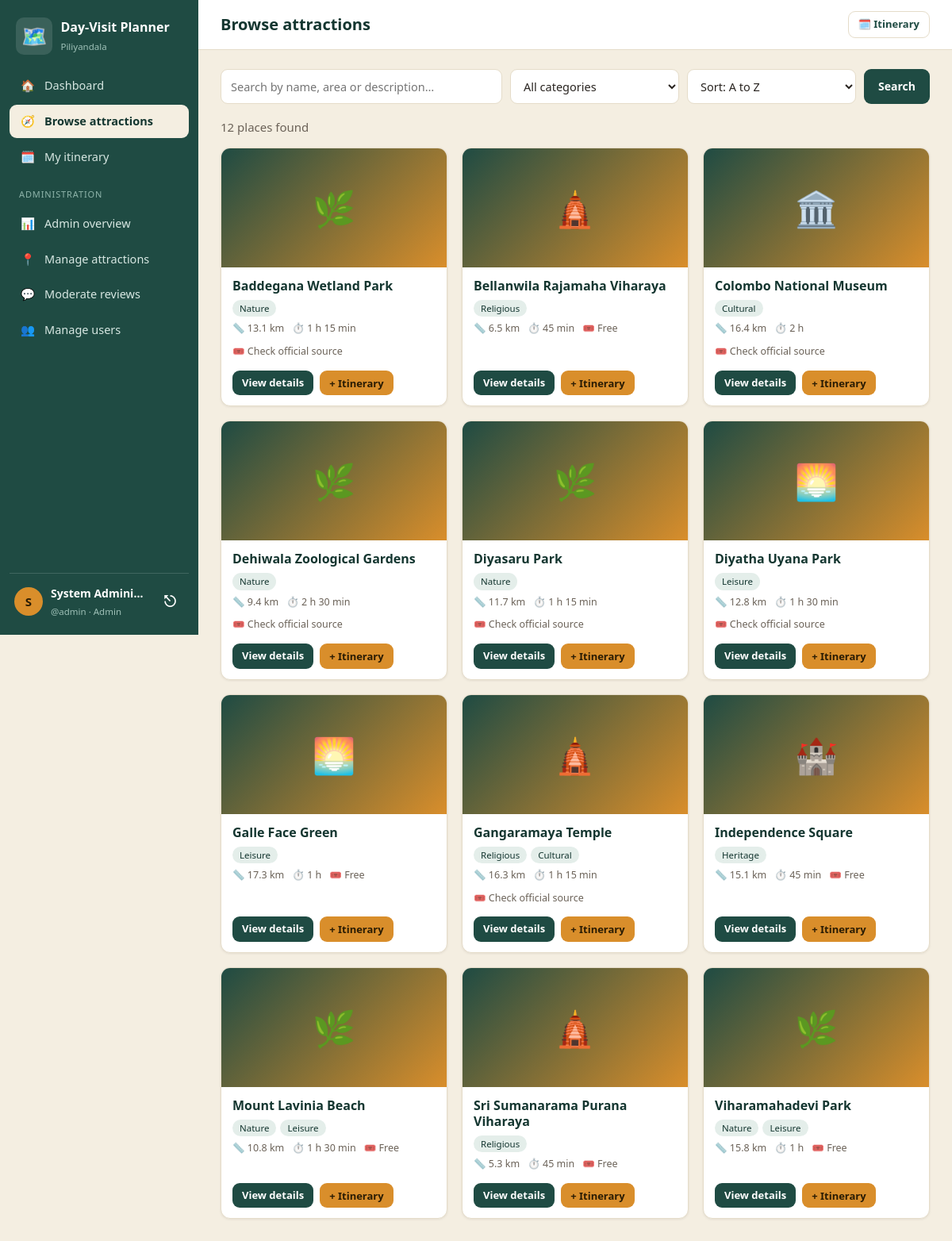
Screenshot of /browse.php (signed in) with the database file from the repository.
### tables this page shows
CREATE TABLE ATTRACTION (
  AttractionID INT AUTO_INCREMENT PRIMARY KEY,
  Name VARCHAR(150) NOT NULL,
  Category VARCHAR(100) NOT NULL,
  Location VARCHAR(150) NULL,
  DistanceKm DECIMAL(5,1) NULL,
  Latitude DECIMAL(9,6) NULL,
  Longitude DECIMAL(9,6) NULL,
  MapQuery VARCHAR(255) NULL,
  OpeningHours VARCHAR(150) NULL,
  OpenTime TIME NULL,
  CloseTime TIME NULL,
  Fees DECIMAL(8,2) NULL,
  VisitMinutes INT NOT NULL DEFAULT 60,
  BestTime VARCHAR(150) NULL,
  Description TEXT NULL,
  Parking VARCHAR(255) NULL,
  Facilities VARCHAR(255) NULL,
  SafetyInfo VARCHAR(500) NULL,
  Accessibility VARCHAR(255) NULL,
  Rules VARCHAR(500) NULL
);

### config/config.php (called while the page is built, shortened)
<?php
function e($value): string
{
    return htmlspecialchars((string)$value, ENT_QUOTES, 'UTF-8');
}
function url(string $path = ''): string
{
    return BASE_URL . '/' . ltrim($path, '/');
}
function fee_text($fee): string
{
    if ($fee === null || $fee === '') {
        return 'Check official source';
    }
    return ((float)$fee == 0.0) ? 'Free' : 'LKR ' . number_format((float)$fee, 0);
}
function cat_icon(string $category): string
{
    $first = explode('/', $category)[0];
    $icons = ['Religious' => '🛕', 'Cultural' => '🏛️', 'Nature' => '🌿', 'Heritage' => '🏰', 'Leisure' => '🌅'];
    return $icons[$first] ?? '📍';
}
function fmt_duration(int $minutes): string
{
    if ($minutes < 60) {
        return $minutes . ' min';
    }
    $h = intdiv($minutes, 60);
    $m = $minutes % 60;
    return $m === 0 ? $h . ' h' : $h . ' h ' . $m . ' min';
}

### browse.php (the view, shortened to what this page needs)
<?php
require_once __DIR__ . '/config/config.php';
require_once __DIR__ . '/includes/layout.php';
$q = trim($_GET['q'] ?? '');
$cat = trim($_GET['cat'] ?? '');
$sort = $_GET['sort'] ?? 'name';
if (!in_array($cat, CATEGORIES, true)) {
    $cat = '';
}
$sql = ATTR_SELECT . ' WHERE 1=1';
$params = [];
$orders = [
    'name'     => 'a.Name ASC',
    'distance' => '(a.DistanceKm IS NULL), a.DistanceKm ASC',
    'rating'   => '(AvgRating IS NULL), AvgRating DESC, a.Name ASC',
    'time'     => 'a.VisitMinutes ASC',
];
$sql .= ' ORDER BY ' . $orders[$sort];
$st = $pdo->prepare($sql);
$st->execute($params);
$places = $st->fetchAll();
$inPlan = $_SESSION['plan']['ids'];
?>
<form method="get" class="toolbar">
  <input type="search" name="q" placeholder="Search by name, area or description…" value="<?= e($q) ?>">
  <select name="cat" data-autosubmit>
    <option value="">All categories</option>
  </select>
  <select name="sort" data-autosubmit>
    <option value="name" <?= $sort === 'name' ? 'selected' : '' ?>>Sort: A to Z</option>
  </select>
  <button class="btn teal" type="submit">Search</button>
</form>
<p class="muted"><?= count($places) ?> place<?= count($places) === 1 ? '' : 's' ?> found
  <?php if ($q !== '' || $cat !== ''): ?> · <a href="<?= e(url('browse.php')) ?>">clear filters</a><?php endif; ?></p>
<div class="cards">
  <?php foreach ($places as $a): ?>
    <?php $already = in_array((int)$a['AttractionID'], $inPlan, true); ?>
    <div class="acard">
      <?php if ($a['Photo']): ?>
        <div class="pic" style="background-image:url('<?= e(photo_src($a['Photo'])) ?>')"></div>
      <?php else: ?>
        <div class="pic"><?= cat_icon($a['Category']) ?></div>
      <?php endif; ?>
      <div class="body">
        <h3><a href="<?= e(url('attraction.php?id=' . $a['AttractionID'])) ?>"><?= e($a['Name']) ?></a></h3>
        <div>
          <?php foreach (explode('/', $a['Category']) as $c): ?><span class="tag"><?= e($c) ?></span><?php endforeach; ?>
        </div>
        <div class="meta"><span>📏 <?= e($a['DistanceKm']) ?> km</span><span>⏱️ <?= e(fmt_duration((int)$a['VisitMinutes'])) ?></span><span>🎟️ <?= e(fee_text($a['Fees'])) ?></span></div>
        <div class="actions">
          <a class="btn small teal" href="<?= e(url('attraction.php?id=' . $a['AttractionID'])) ?>">View details</a>
          <?php if ($already): ?>
            <button class="btn small" disabled>✓ In itinerary</button>
          <?php else: ?>
            <button class="btn small js-add" data-id="<?= (int)$a['AttractionID'] ?>">+ Itinerary</button>
          <?php endif; ?>
        </div>
      </div>
    </div>
  <?php endforeach; ?>
</div>

### assets/css/app.css (style rules this page uses)
:root { --teal:#1F4B43; --teal-dark:#143630; --teal-soft:#E4EEEA; --saffron:#D98E2B; --saffron-soft:#FBEBD0; --sand:#F4EEE1; --card:#FFFFFF; --ink:#2A2521; --soft:#6B6258; --line:#E5DCC9; --red:#B4412B; --red-soft:#FBE3DC; --radius:12px; --shadow:0 1px 3px rgba(40,30,10,.08); }
* { box-sizing:border-box; }
html,body { margin:0; }
body { font-family:'Segoe UI',system-ui,-apple-system,Roboto,sans-serif;background:var(--sand);color:var(--ink);font-size:15px;line-height:1.5; }
a { color:var(--teal); }
h1,h2,h3 { margin:0;color:var(--teal-dark);line-height:1.25; }
h3 { font-size:16px;margin-bottom:8px; }
.muted { color:var(--soft); }
.btn { display:inline-block;background:var(--saffron);color:#2A1C04;border:none;padding:10px 18px;border-radius:9px;font-weight:600;font-size:14px;cursor:pointer;text-decoration:none;font-family:inherit; }
.btn.teal { background:var(--teal);color:#fff; }
.btn.small { padding:6px 12px;font-size:13px; }
.tag { display:inline-block;font-size:11.5px;background:var(--teal-soft);color:var(--teal-dark);padding:2px 9px;border-radius:20px;margin-right:5px; }
input[type=text],input[type=password],input[type=number],input[type=time],input[type=search],select,textarea { width:100%;padding:10px 12px;border:1px solid var(--line);border-radius:9px;font-size:14.5px;font-family:inherit;background:#fff;color:var(--ink); }
.cards { display:grid;grid-template-columns:repeat(auto-fill,minmax(250px,1fr));gap:18px; }
.acard { background:var(--card);border:1px solid var(--line);border-radius:var(--radius);overflow:hidden;box-shadow:var(--shadow);display:flex;flex-direction:column; }
.acard .pic { height:150px;background:linear-gradient(135deg,var(--teal),var(--saffron));background-size:cover;background-position:center;display:flex;align-items:center;justify-content:center;font-size:44px; }
.acard .body { padding:13px 14px;flex:1;display:flex;flex-direction:column;gap:6px; }
.acard h3 { margin:0;font-size:16px; }
.acard h3 a { text-decoration:none;color:var(--teal-dark); }
.acard .meta { font-size:12.5px;color:var(--soft);display:flex;gap:10px;flex-wrap:wrap; }
.acard .actions { display:flex;gap:8px;margin-top:auto;padding-top:8px; }
.toolbar { display:grid;grid-template-columns:2fr 1.2fr 1.2fr auto;gap:10px;margin-bottom:18px; }

### rows the page displays
attraction: Category "🌿", Name "Baddegana Wetland Park", Category "Nature", DistanceKm "13.1", VisitMinutes "1 h 15 min", Fees "Check official source"
attraction: Category "🛕", Name "Bellanwila Rajamaha Viharaya", Category "Religious", DistanceKm "6.5", VisitMinutes "45 min", Fees "Free"
attraction: Category "🏛️", Name "Colombo National Museum", Category "Cultural", DistanceKm "16.4", VisitMinutes "2 h", Fees "Check official source"
attraction: Category "🌿", Name "Dehiwala Zoological Gardens", Category "Nature", DistanceKm "9.4", VisitMinutes "2 h 30 min", Fees "Check official source"
attraction: Category "🌿", Name "Diyasaru Park", Category "Nature", DistanceKm "11.7", VisitMinutes "1 h 15 min", Fees "Check official source"
attraction: Category "🌅", Name "Diyatha Uyana Park", Category "Leisure", DistanceKm "12.8", VisitMinutes "1 h 30 min", Fees "Check official source"
attraction: Category "🌅", Name "Galle Face Green", Category "Leisure", DistanceKm "17.3", VisitMinutes "1 h", Fees "Free"
attraction: Category "🛕", Name "Gangaramaya Temple", Category "Religious", Category "Cultural", DistanceKm "16.3", VisitMinutes "1 h 15 min", Fees "Check official source"
attraction: Category "🏰", Name "Independence Square", Category "Heritage", DistanceKm "15.1", VisitMinutes "45 min", Fees "Free"
attraction: Category "🌿", Name "Mount Lavinia Beach", Category "Nature", Category "Leisure", DistanceKm "10.8", VisitMinutes "1 h 30 min", Fees "Free"
attraction: Category "🛕", Name "Sri Sumanarama Purana Viharaya", Category "Religious", DistanceKm "5.3", VisitMinutes "45 min", Fees "Free"
attraction: Category "🌿", Name "Viharamahadevi Park", Category "Nature", Category "Leisure", DistanceKm "15.8", VisitMinutes "1 h", Fees "Free"

### other values shown
$n[2] "🏠"
$n[3] "Dashboard"
$n[2] "🧭"
$n[3] "Browse attractions"
$n[2] "🗓️"
$n[3] "My itinerary"
$n[2] "📊"
$n[3] "Admin overview"
$n[2] "📍"
$n[3] "Manage attractions"
$n[2] "💬"
$n[3] "Moderate reviews"
$n[2] "👥"
$n[3] "Manage users"
substr($name, 0, 1) "S"
